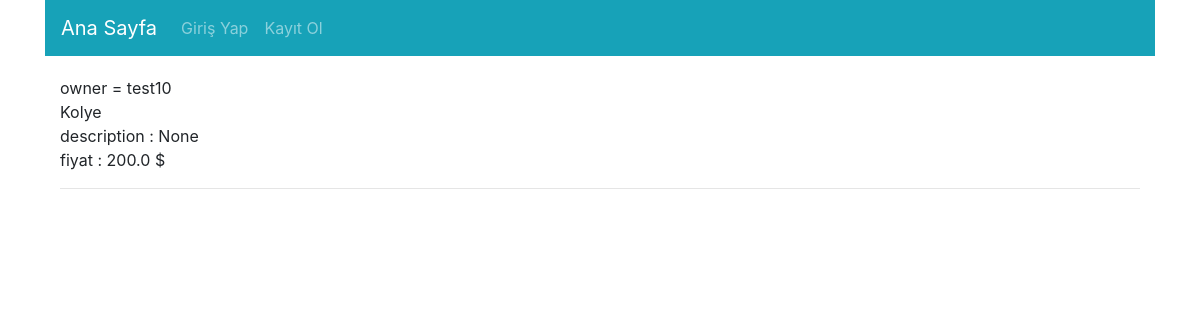
Page /product/myproducts/3 on the earlier database version.
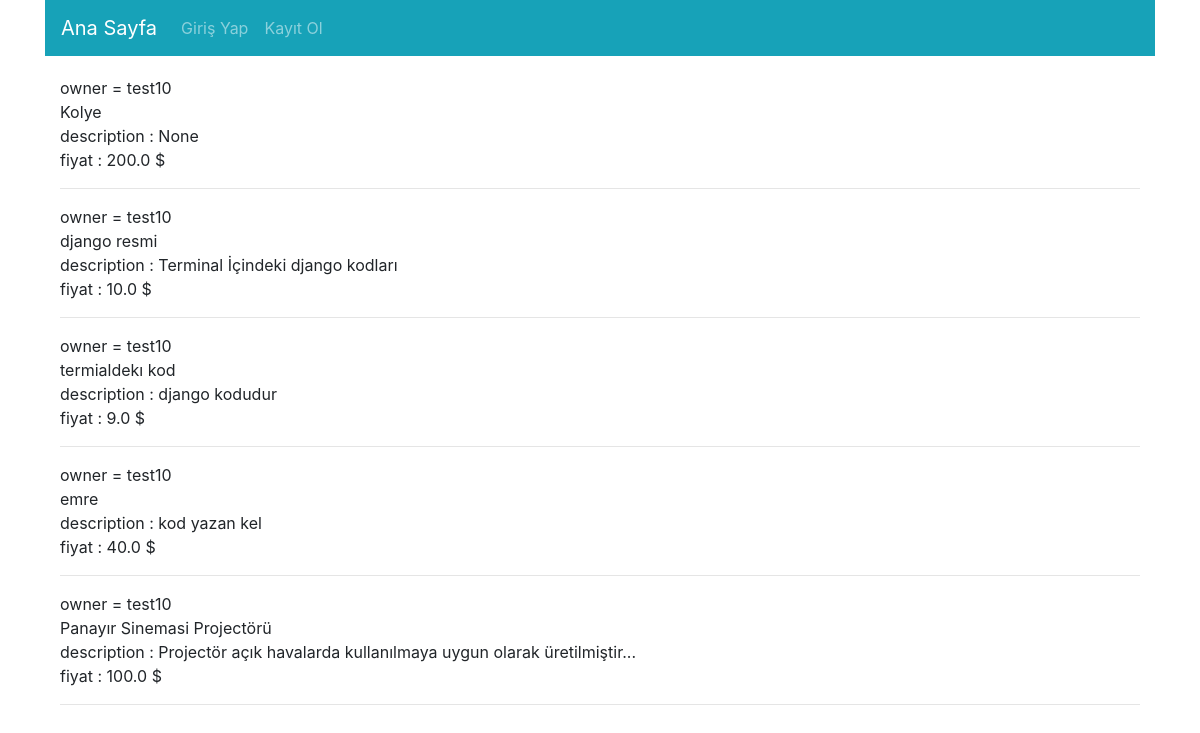
Same page on the later database version.
### product/models.py (models this page shows, shortened)
class ProductModel(models.Model):
    name = models.CharField(max_length=30,verbose_name="Ürün Adı",null=False)
    price = models.FloatField(verbose_name='Fiyat',default=0)
    description = models.CharField(max_length=500,null=True,blank=True,verbose_name="Açıklama")
    product_image = models.ImageField(blank=True,null=True,verbose_name="Ürün Resmi Ekleyin")
    owner = models.ForeignKey(User,on_delete=models.CASCADE,verbose_name="product",related_name="owner")
    is_available = models.BooleanField(default=True)
    hirer = models.ForeignKey(User,on_delete=models.SET_NULL,null=True)

### user/models.py (models this page shows)
class User(AbstractUser):
    location = models.CharField(max_length=20,null=True,blank=True,verbose_name='Bulunduğunuz Şehir')
    profile_picture = models.ImageField(null=True,blank=True,verbose_name='Profil Resmi')
    money = models.FloatField(verbose_name='Para',default=0,
                              validators=[
                                  MinValueValidator(0),
                              ])
    def __str__(self):
        return self.username

### product/views.py (the view)
# urls.py: path("myproducts/<int:id>",views.my_products,name='myproducts'),
def my_products(request,id):
    user = get_object_or_404(User,id=id)
    product = ProductModel.objects.filter(owner = user.id)
    context = {
        "product" : product,
    }
    return render(request,"my_product.html",context)

### templates/my_product.html
{% extends 'base.html' %}
{% load crispy_forms_tags %}
{% block body %}
    {% for products in product %}
    <p>
        owner = {{products.owner}} <br>
            {{products.name}}<br>
        description : {{products.description}} <br>
        fiyat : {{products.price}} $<br>
        <hr>
</p>
{% endfor %}
{% endblock body %}

### templates/base.html (shortened to what this page needs)
<!DOCTYPE html>
<html lang="en">
<head>
    <link rel="stylesheet" href="https://stackpath.bootstrapcdn.com/bootstrap/4.1.3/css/bootstrap.min.css">
</head>
<body>
        <div style = "margin-bottom:150px;" class = "container">
            {% include "navbar/navbar.html" %}
            <div style = "margin-top:20px;" class = "container">
            {% block body %}
            {% endblock body %}
        </div>
    </body>
</html>

### templates/navbar/navbar.html (shortened to what this page needs)
<nav class="navbar navbar-expand-lg navbar-dark bg-info">
  <a class="navbar-brand" href="/">Ana Sayfa</a>
  <div class="collapse navbar-collapse" id="navbarNavDropdown">
    <ul class="navbar-nav">
    <ul class = "navbar-nav ml-auto">
      {% if request.user.is_authenticated %}
      <li class="nav-item ">
        <a class="nav-link" href="/user/detail/{{request.user.id}}">{{request.user}}</a>
      </li>
      <li class="nav-item ">
        <a class="nav-link" href="/user/logout">Çıkış Yap</a>
      </li>
      {% else %}
      <li class="nav-item ">
        <a class="nav-link" href="{% url 'user:login'  %}">Giriş Yap</a>
      </li>
      <li class="nav-item ">
        <a class="nav-link" href="/user/register">Kayıt Ol</a>
      </li>
      {% endif %}
    </ul>
  </div>
</nav>

Differences in the rows shown:
added ProductModel: owner "test10", name "django resmi", description "Terminal İçindeki django kodları", price "10.0"
added ProductModel: owner "test10", name "termialdekı kod", description "django kodudur", price "9.0"
added ProductModel: owner "test10", name "emre", description "kod yazan kel", price "40.0"
added ProductModel: owner "test10", name "Panayır Sinemasi Projectörü", description "Projectör açık havalarda kullanılmaya uygun olarak üretilmiştir...", price "100.0"
